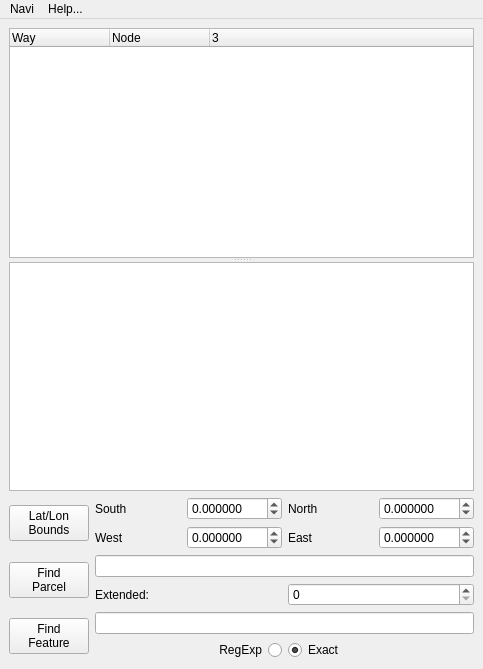
<?xml version="1.0" encoding="UTF-8"?>
<ui version="4.0">
 <class>NvRouteMain</class>
 <widget class="QMainWindow" name="NvRouteMain">
  <property name="geometry">
   <rect>
    <x>0</x>
    <y>0</y>
    <width>483</width>
    <height>669</height>
   </rect>
  </property>
  <property name="windowTitle">
   <string>Navi Router</string>
  </property>
  <property name="windowIcon">
   <iconset resource="../navi.qrc">
    <normaloff>:/navi.png</normaloff>:/navi.png</iconset>
  </property>
  <widget class="QWidget" name="centralwidget">
   <layout class="QGridLayout" name="gridLayout_4">
    <item row="0" column="0">
     <widget class="QSplitter" name="splitter">
      <property name="orientation">
       <enum>Qt::Vertical</enum>
      </property>
      <widget class="QTreeWidget" name="featureDisplay">
       <property name="columnCount">
        <number>3</number>
       </property>
       <column>
        <property name="text">
         <string>Way</string>
        </property>
       </column>
       <column>
        <property name="text">
         <string>Node</string>
        </property>
       </column>
       <column>
        <property name="text">
         <string notr="true">3</string>
        </property>
       </column>
      </widget>
      <widget class="QTextBrowser" name="logDisplay"/>
     </widget>
    </item>
    <item row="1" column="0">
     <layout class="QGridLayout" name="gridLayout">
      <item row="0" column="0" rowspan="2">
       <widget class="QPushButton" name="latlonButton">
        <property name="sizePolicy">
         <sizepolicy hsizetype="Fixed" vsizetype="Fixed">
          <horstretch>0</horstretch>
          <verstretch>0</verstretch>
         </sizepolicy>
        </property>
        <property name="text">
         <string>Lat/Lon
Bounds</string>
        </property>
       </widget>
      </item>
      <item row="0" column="1">
       <widget class="QLabel" name="latLabel">
        <property name="text">
         <string>South</string>
        </property>
       </widget>
      </item>
      <item row="0" column="2">
       <widget class="QDoubleSpinBox" name="southValue">
        <property name="decimals">
         <number>6</number>
        </property>
        <property name="minimum">
         <double>-90.000000000000000</double>
        </property>
        <property name="maximum">
         <double>90.000000000000000</double>
        </property>
        <property name="singleStep">
         <double>0.001000000000000</double>
        </property>
       </widget>
      </item>
      <item row="0" column="3">
       <widget class="QLabel" name="latNorth">
        <property name="text">
         <string>North</string>
        </property>
       </widget>
      </item>
      <item row="0" column="4">
       <widget class="QDoubleSpinBox" name="northValue">
        <property name="decimals">
         <number>6</number>
        </property>
        <property name="minimum">
         <double>-90.000000000000000</double>
        </property>
        <property name="maximum">
         <double>90.000000000000000</double>
        </property>
        <property name="singleStep">
         <double>0.001000000000000</double>
        </property>
       </widget>
      </item>
      <item row="1" column="1">
       <widget class="QLabel" name="lonLabel">
        <property name="text">
         <string>West</string>
        </property>
       </widget>
      </item>
      <item row="1" column="2">
       <widget class="QDoubleSpinBox" name="westValue">
        <property name="decimals">
         <number>6</number>
        </property>
        <property name="minimum">
         <double>-180.000000000000000</double>
        </property>
        <property name="maximum">
         <double>180.000000000000000</double>
        </property>
        <property name="singleStep">
         <double>0.001000000000000</double>
        </property>
       </widget>
      </item>
      <item row="1" column="3">
       <widget class="QLabel" name="lonLabel_2">
        <property name="text">
         <string>East</string>
        </property>
       </widget>
      </item>
      <item row="1" column="4">
       <widget class="QDoubleSpinBox" name="eastValue">
        <property name="decimals">
         <number>6</number>
        </property>
        <property name="minimum">
         <double>-180.000000000000000</double>
        </property>
        <property name="maximum">
         <double>180.000000000000000</double>
        </property>
        <property name="singleStep">
         <double>0.001000000000000</double>
        </property>
       </widget>
      </item>
     </layout>
    </item>
    <item row="2" column="0">
     <layout class="QGridLayout" name="gridLayout_2">
      <item row="0" column="0" rowspan="2">
       <widget class="QPushButton" name="parcelButton">
        <property name="sizePolicy">
         <sizepolicy hsizetype="Fixed" vsizetype="Fixed">
          <horstretch>0</horstretch>
          <verstretch>0</verstretch>
         </sizepolicy>
        </property>
        <property name="text">
         <string>Find
Parcel</string>
        </property>
       </widget>
      </item>
      <item row="0" column="1" colspan="2">
       <widget class="QLineEdit" name="parcelEdit"/>
      </item>
      <item row="1" column="1">
       <widget class="QLabel" name="label_2">
        <property name="text">
         <string>Extended:</string>
        </property>
       </widget>
      </item>
      <item row="1" column="2">
       <widget class="QSpinBox" name="extendedSize">
        <property name="maximum">
         <number>10</number>
        </property>
       </widget>
      </item>
     </layout>
    </item>
    <item row="3" column="0">
     <layout class="QGridLayout" name="gridLayout_3">
      <item row="0" column="0" rowspan="2">
       <widget class="QPushButton" name="featureButton">
        <property name="sizePolicy">
         <sizepolicy hsizetype="Preferred" vsizetype="Fixed">
          <horstretch>0</horstretch>
          <verstretch>0</verstretch>
         </sizepolicy>
        </property>
        <property name="text">
         <string>Find
Feature</string>
        </property>
       </widget>
      </item>
      <item row="0" column="1">
       <widget class="QLineEdit" name="featureEdit"/>
      </item>
      <item row="1" column="1">
       <layout class="QHBoxLayout" name="horizontalLayout">
        <item>
         <widget class="QRadioButton" name="regularCheck">
          <property name="layoutDirection">
           <enum>Qt::RightToLeft</enum>
          </property>
          <property name="text">
           <string>RegExp</string>
          </property>
          <attribute name="buttonGroup">
           <string>featureGroup</string>
          </attribute>
         </widget>
        </item>
        <item>
         <widget class="QRadioButton" name="exactCheck">
          <property name="text">
           <string>Exact</string>
          </property>
          <property name="checked">
           <bool>true</bool>
          </property>
          <attribute name="buttonGroup">
           <string>featureGroup</string>
          </attribute>
         </widget>
        </item>
       </layout>
      </item>
     </layout>
    </item>
   </layout>
  </widget>
  <widget class="QMenuBar" name="menubar">
   <property name="geometry">
    <rect>
     <x>0</x>
     <y>0</y>
     <width>483</width>
     <height>25</height>
    </rect>
   </property>
   <widget class="QMenu" name="menuAgenda">
    <property name="title">
     <string>Navi</string>
    </property>
    <addaction name="actionSettings"/>
    <addaction name="separator"/>
    <addaction name="actionRestart"/>
    <addaction name="actionQuit"/>
   </widget>
   <widget class="QMenu" name="menuHelp">
    <property name="title">
     <string>Help...</string>
    </property>
    <addaction name="actionAbout"/>
    <addaction name="actionLicense"/>
   </widget>
   <addaction name="menuAgenda"/>
   <addaction name="menuHelp"/>
  </widget>
  <action name="actionSettings">
   <property name="text">
    <string>Settings</string>
   </property>
  </action>
  <action name="actionQuit">
   <property name="text">
    <string>Quit</string>
   </property>
  </action>
  <action name="actionAbout">
   <property name="text">
    <string>About</string>
   </property>
  </action>
  <action name="actionNewItem">
   <property name="text">
    <string>New Item</string>
   </property>
  </action>
  <action name="actionClearOld">
   <property name="text">
    <string>Clear Old</string>
   </property>
  </action>
  <action name="actionRestart">
   <property name="text">
    <string>Restart</string>
   </property>
  </action>
  <action name="actionLicense">
   <property name="text">
    <string>License</string>
   </property>
  </action>
  <action name="actionRevive">
   <property name="text">
    <string>Revive Expired</string>
   </property>
  </action>
 </widget>
 <resources>
  <include location="../navi.qrc"/>
  <include location="../navi.qrc"/>
 </resources>
 <connections/>
 <buttongroups>
  <buttongroup name="featureGroup"/>
 </buttongroups>
</ui>
